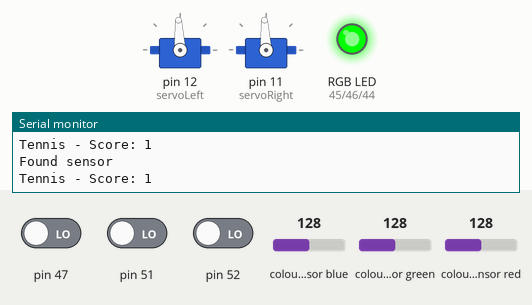
This sketch was run on a simulated Arduino Mega 2560, built with avr-gcc and run on an emulated ATmega2560. Shown: 2 × servo, an RGB LED mixed from three pins (HIGH = lit), the last lines printed to the serial monitor. The test bench sets the inputs (shaded band); at power-on: colour sensor green 128, pin 47 LOW, pin 51 LOW, colour sensor red 128, pin 52 LOW, colour sensor blue 128.

Above: at 12.1 s.
12.2 s: colour sensor green set to 5
At 18.2 s:
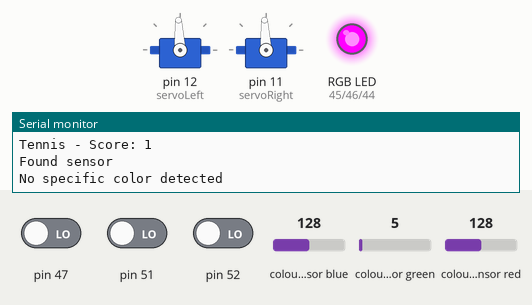
21.0 s: pin 47 driven HIGH
At 22.1 s:
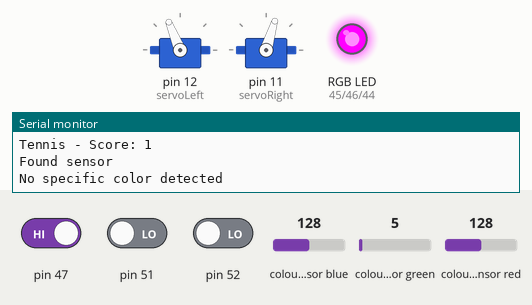
27.3 s: pin 47 driven LOW
At 29.0 s:
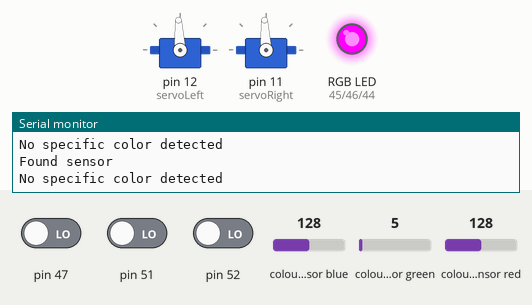
33.6 s: pin 51 driven HIGH
At 38.0 s:
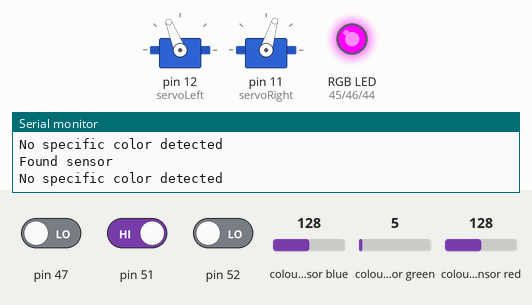
39.9 s: pin 51 driven LOW
At 41.2 s:
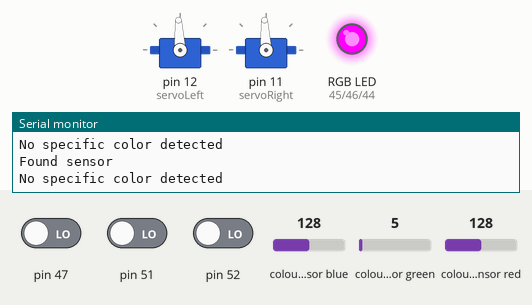
46.2 s: colour sensor red set to 146
52.5 s: colour sensor red set to 154
At 62.2 s:
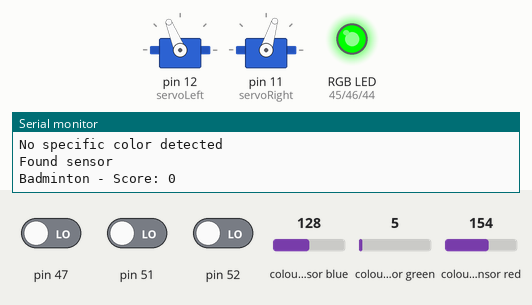
Timing chart, 0 to 65.1 s (numbered marks = the images above; inputs shaded):
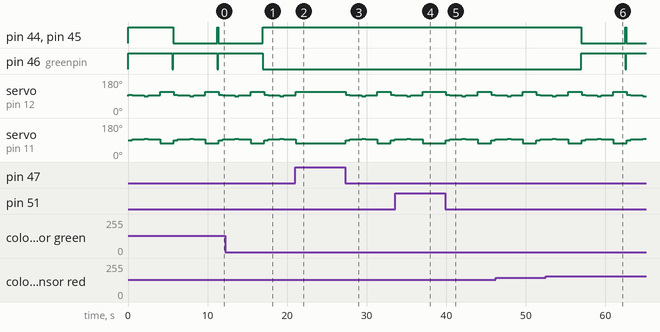

Measured:
- the behaviour switches between 149 and 150 on colour sensor red (found by bisection; images 5 and 6)
- after the input at 12.2 s, pin 44 (bluepin), pin 45 (redpin): goes on until 16.9 s, then stays HIGH; pin 46 (greenpin): goes on until 16.9 s, then stays LOW
- after the input at 21.0 s, servo on pin 12 (servoLeft): goes on until 21.1 s, then stays 112°; servo on pin 11 (servoRight): goes on until 21.1 s, then stays 73°
- after the input at 27.3 s, servo on pin 12 (servoLeft): 112° → 96° after 0.05 s, → 93° 0.50 s later, → 90° 1.5 s later, → 93° 0.50 s later, … (7 changes in this stretch); servo on pin 11 (servoRight): 73° → 90° after 0.05 s, → 93° 0.50 s later, → 96° 1.5 s later, → 93° 0.50 s later, … (7 changes in this stretch)
- after the input at 33.6 s, servo on pin 12 (servoLeft): goes on until 37.0 s, then stays 112°; servo on pin 11 (servoRight): goes on until 37.0 s, then stays 73°
- after the input at 39.9 s, servo on pin 12 (servoLeft): 112° → 96° after 0.05 s, → 93° 0.50 s later, → 90° 1.5 s later, → 93° 0.50 s later, … (7 changes in this stretch); servo on pin 11 (servoRight): 73° → 90° after 0.05 s, → 93° 0.50 s later, → 96° 1.5 s later, → 93° 0.50 s later, … (7 changes in this stretch)
- after the input at 52.5 s, pin 44 (bluepin), pin 45 (redpin): HIGH → LOW after 4.4 s, → HIGH 5.6 s later, → LOW 0.13 s later; pin 46 (greenpin): LOW → HIGH after 4.4 s, → LOW 5.6 s later, → HIGH 0.13 s later
- by itself, pin 46 (greenpin): alternates HIGH for 5.6 s and LOW for 0.13 s

The sketch:

IDC2_old.ino
```cpp
#include <SoftwareSerial.h>
#include "Adafruit_TCS34725.h"
#include <Servo.h>

#define lineSensor1 47
#define lineSensor2 51
#define lineSensor3 52

#define redpin 45
#define greenpin 46
#define bluepin 44

#define TxPin 14
SoftwareSerial mySerial = SoftwareSerial(255, TxPin); // Define SoftwareSerial instance for LCD

Adafruit_TCS34725 tcs = Adafruit_TCS34725(TCS34725_INTEGRATIONTIME_50MS, TCS34725_GAIN_4X);
Servo servoLeft;
Servo servoRight;

int lowerThreshold = 250;
int higherThreshold = 350;

void setup() {
  Serial.begin(9600);
  mySerial.begin(9600);
  Serial2.begin(9600);

  servoLeft.attach(12);
  servoRight.attach(11);

  pinMode(redpin, OUTPUT);
  pinMode(greenpin, OUTPUT);
  pinMode(bluepin, OUTPUT);

  set_RGB(255, 255, 255);
}

void loop() {
  navigateToHashmark();
  delay(500);

  set_RGB(255,0,255);
  if (tcs.begin()) {
    Serial.println("Found sensor");
  } else {
    Serial.println("No TCS34725 found ... check your connections");
    while (1); // halt!
  }
  int objectColor = senseObjectColor();
  displayScore(objectColor);
  // Additional actions or movements can be added based on the sensed color if needed
}

void navigateToHashmark() {
  int qti1 = rcTime(lineSensor1);
  int qti2 = rcTime(lineSensor2);
  int qti3 = rcTime(lineSensor3);
  delay(50);

  int value1 = getValue(qti1);
  int value2 = getValue(qti2);
  int value3 = getValue(qti3);

  int finalValue = calculateFinalValue(value1, value2, value3);
  //Serial.println(finalValue);

  performAction(finalValue);
}

int getValue(int sensorValue) {
  if (sensorValue < lowerThreshold) {
    return 1;
  } else if (sensorValue > higherThreshold) {
    return 0;
  }
}

int calculateFinalValue(int value1, int value2, int value3) {
  return (4 * value1) + (2 * value2) + value3;
}

void performAction(int finalValue) {
  switch (finalValue) {
    case 7:
      searchForTrack();
      break;
    case 0:
      stop();
      changeLEDColortoGreen();
      delay(1000);
      turn90Degrees();
      moveForward();
      delay(200);
      servoLeft.detach();
      servoRight.detach();
      break;
    case 6:
      turnRight();
      break;
    case 5:
      moveOnLine();
      break;
    case 4:
      turnRight();
      break;
    case 3:
      turnLeft();
      break;
    case 1:
      turnLeft();
      break;
  }
}

void searchForTrack() {
  // Initial movement to the right
  servoLeft.writeMicroseconds(1530);
  servoRight.writeMicroseconds(1470);
  delay(500);

  // Stop briefly
  stop();
  delay(500);

  // Movement to the left
  servoLeft.writeMicroseconds(1470);
  servoRight.writeMicroseconds(1530);
  delay(500);

  // Stop briefly
  stop();
  delay(500);

  // Resume forward movement
  servoLeft.writeMicroseconds(1700);
  servoRight.writeMicroseconds(1300);
  delay(1000);
}

void moveForward() {
  servoLeft.writeMicroseconds(1500);
  servoRight.writeMicroseconds(1500);
  delay(1000);
}

void stop() {
  servoLeft.writeMicroseconds(1500);
  servoRight.writeMicroseconds(1500);
  delay(1000);
}

void turnRight() {
  servoLeft.writeMicroseconds(1530);
  servoRight.writeMicroseconds(1530);
  delay(25);
}

void moveOnLine() {
  servoLeft.writeMicroseconds(1700);
  servoRight.writeMicroseconds(1300);
  delay(25);
}

void turnLeft() {
  servoLeft.writeMicroseconds(1470);
  servoRight.writeMicroseconds(1470);
  delay(25);
}

void changeLEDColortoGreen() {
  // Change the color of the on-board RGB LED based on your event ring color
  // Our ring is green
  set_RGB(255, 0, 255);  // For a black ring, set the color to white
}

void turn90Degrees() {
  // Turn the bot 90 degrees in place
  servoLeft.writeMicroseconds(1700);
  servoRight.writeMicroseconds(1700);
  delay(570);  // Adjust the delay based on the time needed to turn 90 degrees
  //stop();       // Stop the bot after turning
}
/**void setup2() {
  if (tcs.begin()) {
    Serial.println("Found sensor");
  } else {
    Serial.println("No TCS34725 found ... check your connections");
    while (1); // halt!
  }
}*/

long rcTime(int pin) {
  pinMode(pin, OUTPUT);
  digitalWrite(pin, HIGH);
  delay(1);
  pinMode(pin, INPUT);
  digitalWrite(pin, LOW);
  long time = micros();
  while (digitalRead(pin));
  time = micros() - time;
  return time;
}

void set_RGB(int r, int g, int b) {
  analogWrite(redpin, r);
  analogWrite(greenpin, g);
  analogWrite(bluepin, b);
}

int senseObjectColor() {
  set_RGB(255,0,255);
  float red, green, blue;
  delay(60);
  tcs.getRGB(&red, &green, &blue);

  //Serial.print("R:\t"); Serial.print(int(red));
  //Serial.print("\tG:\t"); Serial.print(int(green));
  //Serial.print("\tB:\t"); Serial.print(int(blue));
  //Serial.print("\n");

  /**if (red > green && red > blue) {
    return 0;  // Red (Badminton)
  } else if (green > red && green > blue) {
    return 1;  // Green (Tennis)
  } else if (green>90 && blue >= 57) {
    return 2;  // Yellow (Volleyball)
  } else {
    return -1; // No specific color detected
  }
}*/
  if (red >=150) {
    return 0;  // Red (Badminton)
  } else if (green >=100) {
    return 1;  // Green (Tennis)
  } else if (green>=80  && 100<red<=150) {
    return 2;  // Yellow (Volleyball)
  }
}


void displayScore(int color) {
  //Serial.print("Object Color: ");
  switch (color) {
    case 0:
      Serial.println("Badminton - Score: 0"); //Badminton
      mySerial.print("Badminton Score: 0");
      set_RGB(0,255,0);
      Serial2.print(0);
      break;
    case 1:
      Serial.println("Tennis - Score: 1");//Green
      mySerial.print("Tennis Score: 1");
      set_RGB(0,255,0);
      Serial2.print(1);

      break;
    case 2:
      Serial.println("Volleyball - Score: 2"); //Yellow
      mySerial.print("Volleyball Score: 2");
      set_RGB(0,255,0);
      Serial2.print(2);
      break;
    default:
      Serial.println("No specific color detected");
      mySerial.print("No Color Detected");
      break;
  }
}
```
